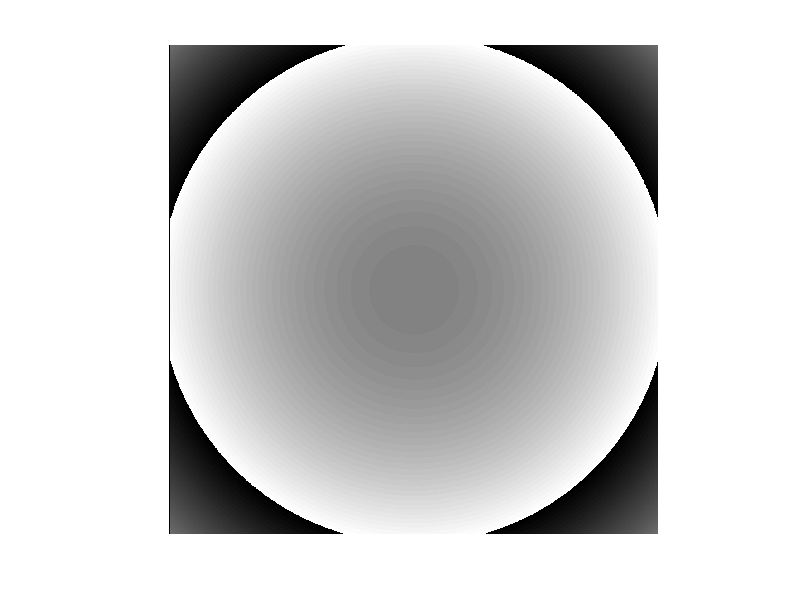

Here is the MATLAB script that generated this plot:
%%%%%%%%%%%%%%%%%%%%%%%%%%%%%%%%%%%%%%%%%%%%%%%%%%%%%%%%%%%%%%%%%%%%%%%%
% Generierung von mehreren Spots nach der Linsen und Prismen Methode
% Erzeugung mehrerer Fallen mit dreidimensionaler Anordnung m鰃lich
% Algorithmus implementiert nach Liesener 2000
% September 2015, Jannis K鰄ler
%%%%%%%%%%%%%%%%%%%%%%%%%%%%%%%%%%%%%%%%%%%%%%%%%%%%%%%%%%%%%%%%%%%%%%%
clear all;
clc;
close all

% x_res = 1920; % Aufl鰏ung des SLM eingeben
% y_res = 1080;
x_res = 1080; % Aufl鰏ung des SLM eingeben
y_res = 1080;
[X,Y] = meshgrid(1:1:x_res, 1:1:y_res);
[X2,Y2] = meshgrid(-x_res/2:1:x_res/2-1, -y_res/2:1:y_res/2-1);

% Spot 1:
shift_x1 = 0; % Auslenkung in x-Richtung, max. Sichtbereich auf CMOS: x = 
shift_y1 = 0; % Auslenkung in y-Richtung, max. Sichtbereich auf CMOS: y = 
shift_z1 = 0.00001; % Verschiebung in z-Richtung (Positiv: verk黵zter Fokus, Negativ: verl鋘gerter Fokus); Achtung: 膎derung sehr gro?!

phi1 = mod(1/100 * (2*pi*shift_x1*X + 2*pi*shift_y1*Y)+shift_z1*(X2.^2+Y2.^2),2*pi);

% Spot 2:
shift_x2 = 0;
shift_y2 = 0;
shift_z2 = 0;

phi2 = mod(1/100 * (2*pi*shift_x2*X + 2*pi*shift_y2*Y)+shift_z2*(X2.^2+Y2.^2),2*pi);

% F黵 den erhalt der 0ten-Ordung: Spot mit x/y/z=0 (ergibt bei der Superposition +1)

%Random Image:
phi_random = rand([1080 1920]);
maxv=max(max(phi_random));
minv=min(min(phi_random));
max_soll=2*pi; %Nach SLM Gamma Curve: max 166
min_soll=0;
As=((phi_random-minv)/(maxv-minv)*(max_soll-min_soll))+min_soll;

% Superposition der einzelnen Spots:
superpos = exp(1i.*phi1) + exp(1i*phi2);% + exp(1i.*As); 
% Ermittlung der Phase:
phi_sp = angle(superpos); % phi_superposition

%Graustufenbild
maxv=max(max(phi_sp));
minv=min(min(phi_sp));
max_soll=255; %Nach SLM Gamma Curve
min_soll=0;
phi_sp_gv=uint8(((phi_sp-minv)/(maxv-minv)*(max_soll-min_soll))+min_soll); %grey value

% Phasenfunktion anzeigen auf dem SLM (2. Bildschirm):
figure()
% set(gcf,'outerposition', [1913         113        1936     1118]); % Verschiebung auf den Bildschirm des SLM
% set(gca,'Position', [0 0 1 1]);
set(gca,'Visible', 'Off');
set(gcf,'menubar','none');
imshow(phi_sp_gv);
imwrite(phi_sp_gv,'ring.jpg');
